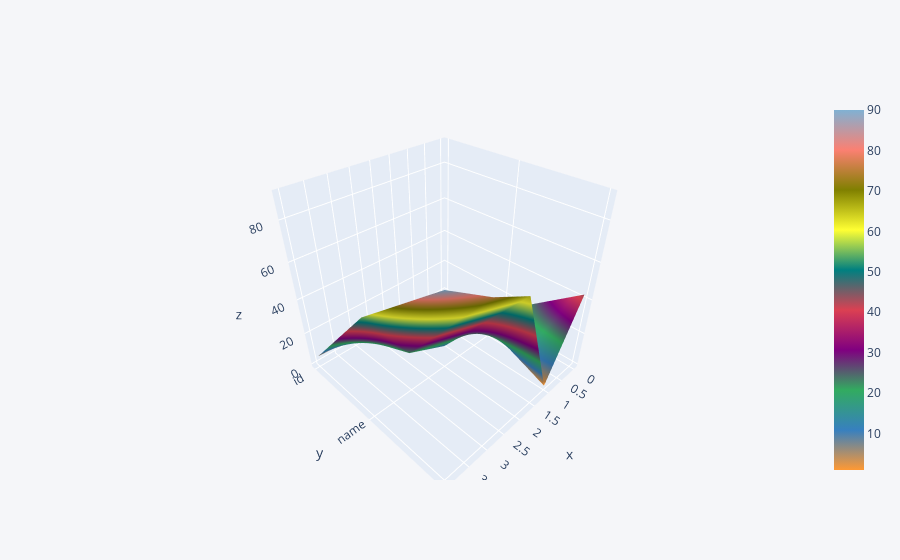

The cell this chart's notebook holds for it:
### Code cell
dataset2.iplot(kind='surface')

### Figure 1 — Plotly figure (JSON) as saved in the notebook; plotly's stock layout.template omitted (floating-point values rounded to 4 significant figures)
{"data": [{"colorscale": [[0, "rgb(255, 153, 51)"], [0.1111, "rgb(55, 128, 191)"], [0.2222, "rgb(50, 171, 96)"], [0.3333, "rgb(128, 0, 128)"], [0.4444, "rgb(219, 64, 82)"], [0.5556, "rgb(0, 128, 128)"], [0.6667, "rgb(255, 255, 51)"], [0.7778, "rgb(128, 128, 0)"], [0.8889, "rgb(251, 128, 114)"], [1, "rgb(128, 177, 211)"]], "type": "surface", "x": [0, 1, 2, 3, 4], "y": ["id", "name", "mark"], "z": [[1, 2, 3, 4, 5], [10, 20, 12, 22, 55], [43, 1, 65, 76, 90]]}], "layout": {"legend": {"bgcolor": "#F5F6F9", "font": {"color": "#4D5663"}}, "paper_bgcolor": "#F5F6F9", "plot_bgcolor": "#F5F6F9", "title": {"font": {"color": "#4D5663"}}, "xaxis": {"gridcolor": "#E1E5ED", "showgrid": true, "tickfont": {"color": "#4D5663"}, "title": {"font": {"color": "#4D5663"}, "text": ""}, "zerolinecolor": "#E1E5ED"}, "yaxis": {"gridcolor": "#E1E5ED", "showgrid": true, "tickfont": {"color": "#4D5663"}, "title": {"font": {"color": "#4D5663"}, "text": ""}, "zerolinecolor": "#E1E5ED"}}}
